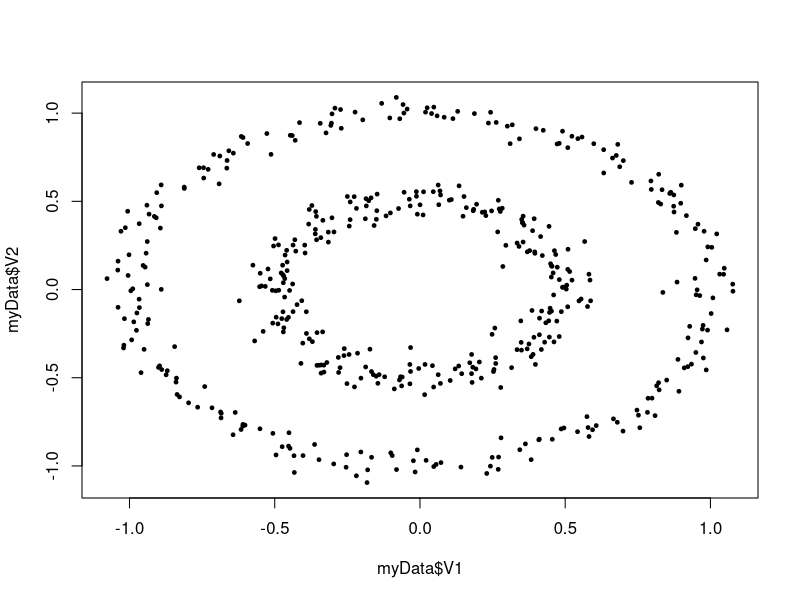
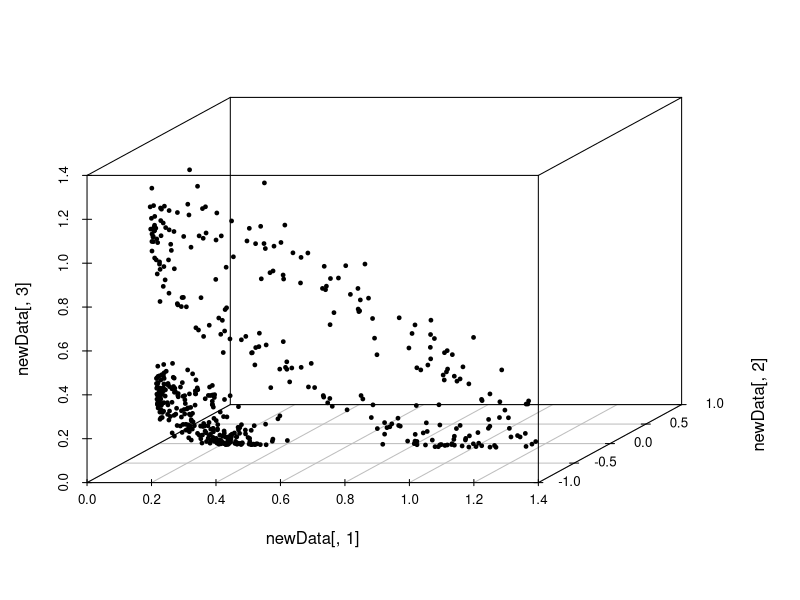

Write R code to recreate these figures, in order.

myData <- read.delim("circle.txt", header = FALSE, sep = ",")
plot(myData$V1, myData$V2, pch = 19, cex = 0.5)

# Define mapping phi(x,y) = (x^2, sqrt(2)xy, y^2)
applyPhi <- function(X){
  newX <- matrix(, nrow=nrow(X), ncol=3)
  for (i in 1:nrow(X)) {
    newX[i,1] = X[i,1]^2
    newX[i,2] = sqrt(2)*X[i,1]*X[i,2]
    newX[i,3] = X[i,2]^2
  }
  return(newX)
}

#transform myData
newData <- applyPhi(myData)

# 3-d scatter plot
#install.packages("scatterplot3d")
library(scatterplot3d)
scatterplot3d(newData[,1], newData[ ,2], newData[ ,3], pch = 19, cex.symbols = 0.5)
